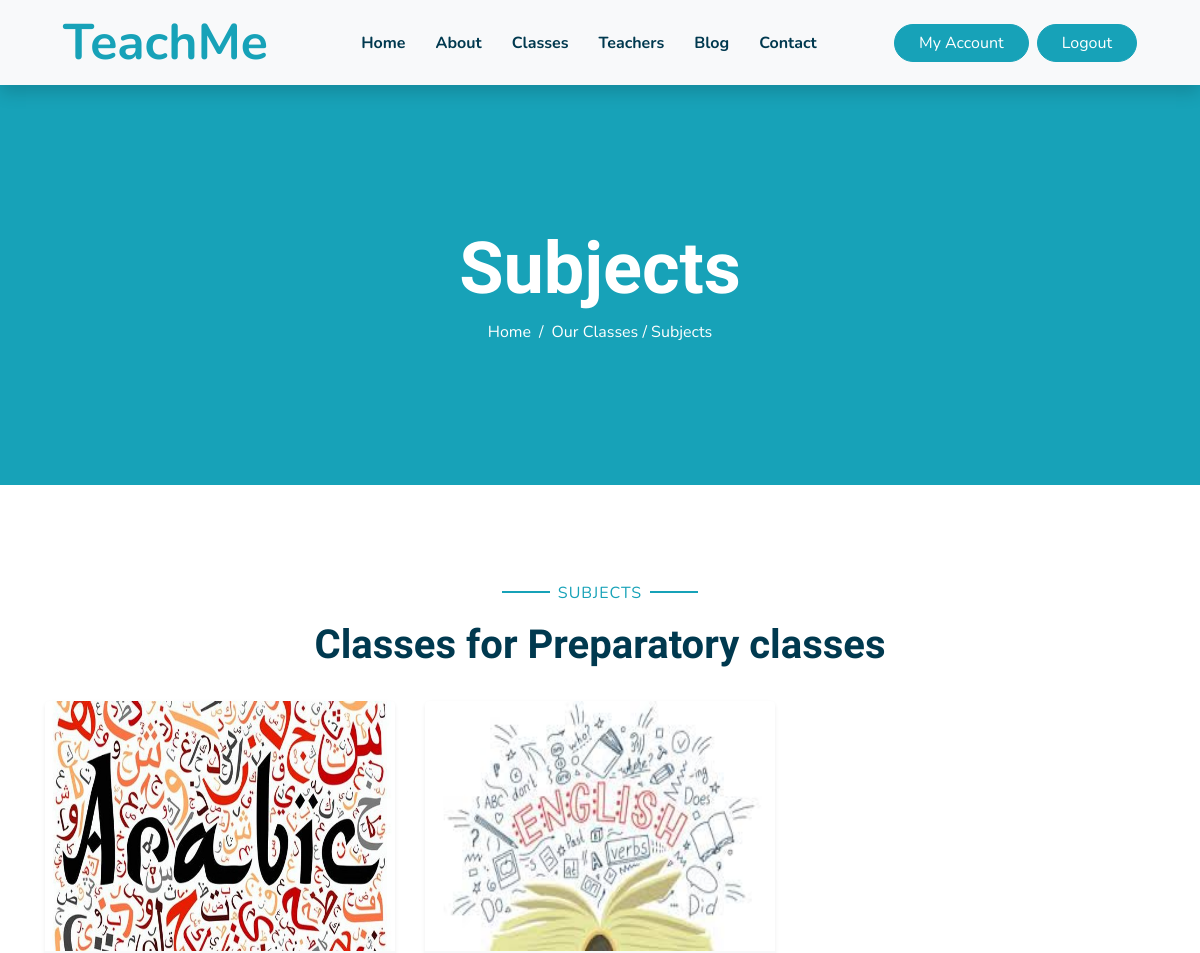
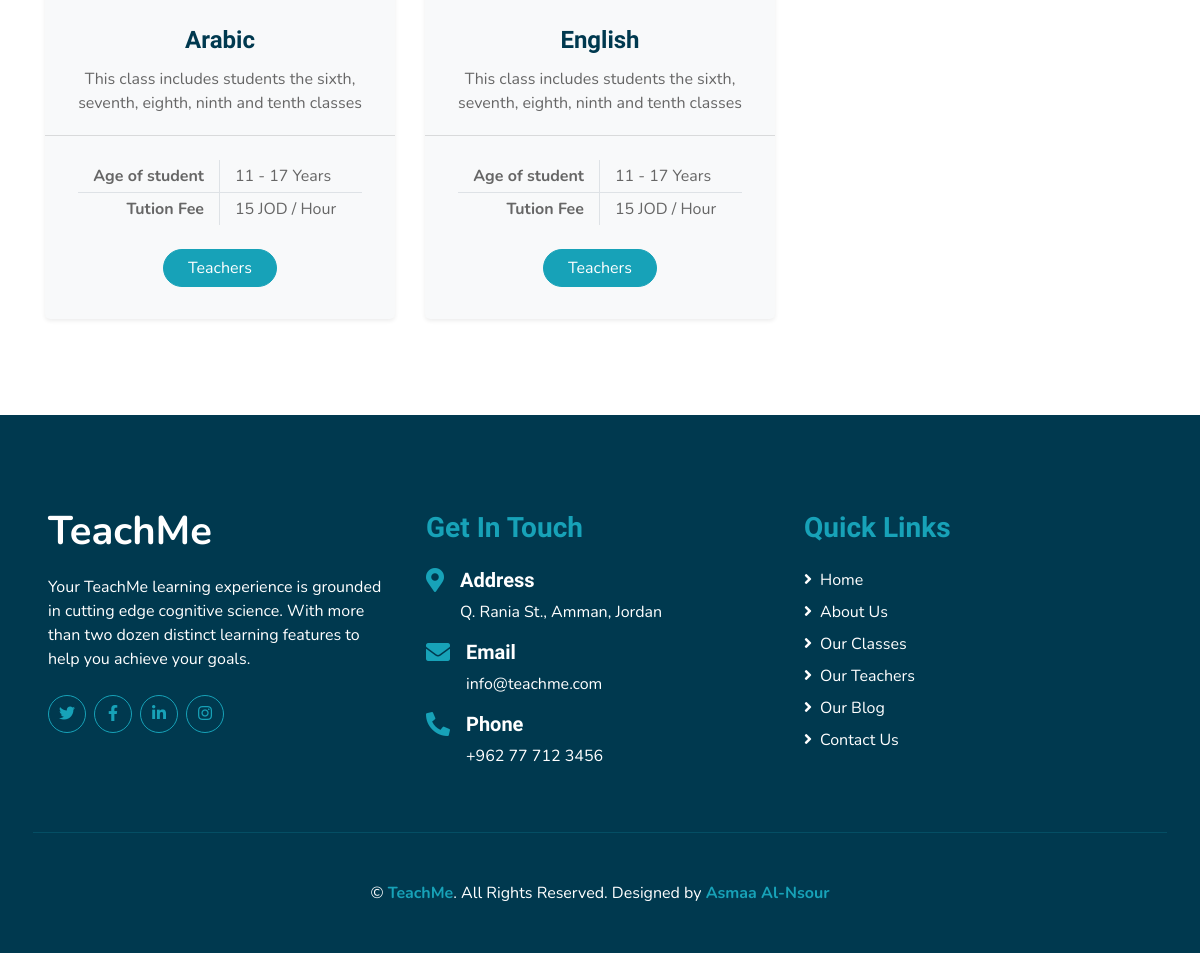
Screenshot of /Source Code/private_online_sessions/subject.php?grade_id=8 (signed in) with the database file from the repository (2 pictures, top to bottom).
### tables this page shows
CREATE TABLE `grades` (
  `id` int(11) NOT NULL,
  `grade` varchar(255) NOT NULL,
  `description` varchar(255) DEFAULT NULL,
  `img` varchar(255) DEFAULT NULL,
  `min_age` int(11) NOT NULL DEFAULT 3,
  `max_age` int(11) NOT NULL DEFAULT 70,
  `tuition_fee` int(11) NOT NULL DEFAULT 15,
  `delete_grade` int(11) NOT NULL DEFAULT 1
);

CREATE TABLE `subjects` (
  `id` int(11) NOT NULL,
  `grades_id` int(11) NOT NULL,
  `subject` varchar(255) NOT NULL,
  `subject_img` varchar(150) DEFAULT NULL,
  `subject_keywords` varchar(255) NOT NULL,
  `delete_subject` int(11) NOT NULL DEFAULT 1
);

### Source Code/private_online_sessions/subject.php (the view, shortened to what this page needs)
<?php
include './includes/db.php';
include './includes/header.php';
if(isset($_GET['grade_id'])){
$grade_id=$_GET['grade_id'];
$get_sub = "select grades_id,subject,subjects.id,subject_img,subject_keywords,
delete_subject,grades.grade,grades.description,grades.img,grades.min_age,
grades.max_age,grades.tuition_fee,grades.delete_grade from `subjects` INNER JOIN `grades`
 WHERE grades.id=$grade_id AND grades_id=$grade_id AND delete_subject='1'
 AND delete_grade='1'
    ";
$run_sub = mysqli_query($con,$get_sub);
$row_sub=mysqli_fetch_array($run_sub);
}
?>
<div class="container-fluid bg-primary mb-5">
  <div
    class="d-flex flex-column align-items-center justify-content-center"
    style="min-height: 400px"
  >
    <h3 class="display-3 font-weight-bold text-white">Subjects</h3>
    <div class="d-inline-flex text-white">
      <p class="m-0"><a class="text-white" href="">Home</a></p>
      <p class="m-0 px-2">/</p>
      <p class="m-0">Our Classes / Subjects</p>
    </div>
  </div>
</div>
 <div class="container-fluid pt-5">
      <div class="container">
        <div class="text-center pb-2">
          <p class="section-title px-5">
            <span class="px-2">Subjects</span>
          </p>
          <?php
          if ($row_sub >= '1' ) {?>
          <h1 class="mb-4">Classes for <?php echo $row_sub['grade'];?></h1>
          <?php
          }else{ ?>
           <h1 class="mb-4">We Will Add Subjects To this Grade As Soon</h1>
         <?php }?>
        </div>
        <div class="row">
          <?php
							if ($result = $con->query($get_sub) ) {
							  while($row = $result->fetch_assoc() ){
                                ?>
          <div class="col-lg-4 mb-5">
            <div class="card border-0 bg-light shadow-sm pb-2">
              <img style="height: 250px;" class="card-img-top mb-2" src="<?php if ($row['subject_img']!=null){ echo './admin_area/subject_images/'.$row['subject_img'];}else{echo './admin_area/subject_images/bb.jpg';}  ?>" alt="" />
              <div class="card-body text-center">
                <h4 class="card-title"><?php echo $row['subject']; ?></h4>
                <p class="card-text">
                <?php echo $row['description']; ?>
                </p>
              </div>
              <div class="card-footer bg-transparent py-4 px-5">
                <div class="row border-bottom">
                  <div class="col-6 py-1 text-right border-right">
                    <strong>Age of student</strong>
                  </div>
                  <div class="col-6 py-1"> <?php echo $row['min_age']; ?> - <?php echo $row['max_age']; ?> Years</div>
                              </div>
                <div class="row">
                  <div class="col-6 py-1 text-right border-right">
                    <strong>Tution Fee</strong>
                  </div>
                  <div class="col-6 py-1"><?php echo $row['tuition_fee']; ?> JOD / Hour</div>
                </div>
              </div>
              <a href="teacher.php?subject_id=<?php echo $row['id']; ?>" class="btn btn-primary px-4 mx-auto mb-4">Teachers</a>
            </div>
          </div>
          <?php
                }}
          ?>
          </div></div></div>
<?php
    include './includes/footer.php';
    ?>

### rows the page displays
grades: grade "Preparatory classes"
subjects: subject_img (picture), subject "Arabic", grades.description "This class includes students the sixth, seventh, eighth, ninth and tenth classes", grades.min_age "11", grades.max_age "17", grades.tuition_fee "15"
subjects: subject_img (picture), subject "English", grades.description "This class includes students the sixth, seventh, eighth, ninth and tenth classes", grades.min_age "11", grades.max_age "17", grades.tuition_fee "15"
